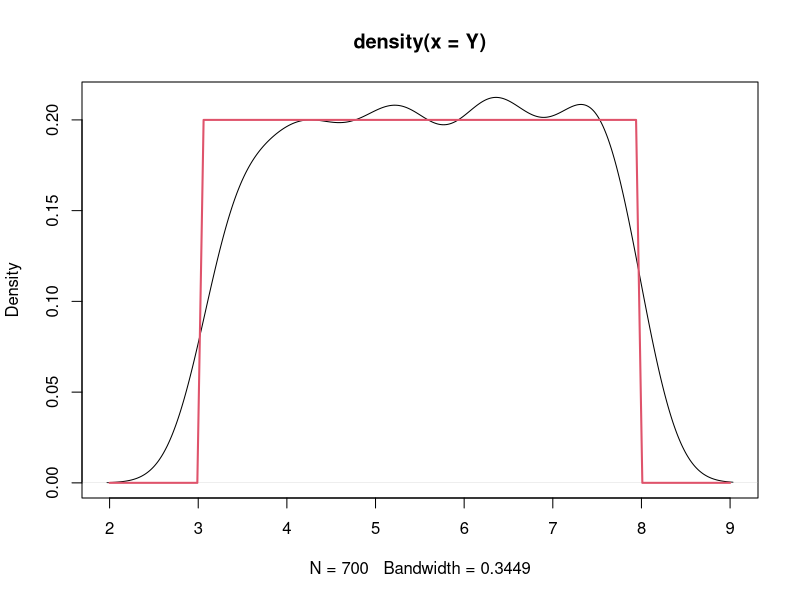
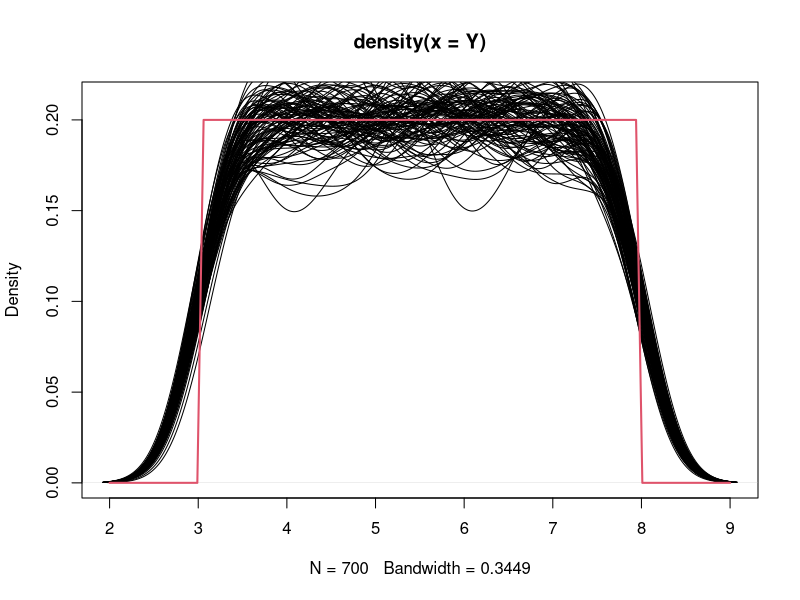
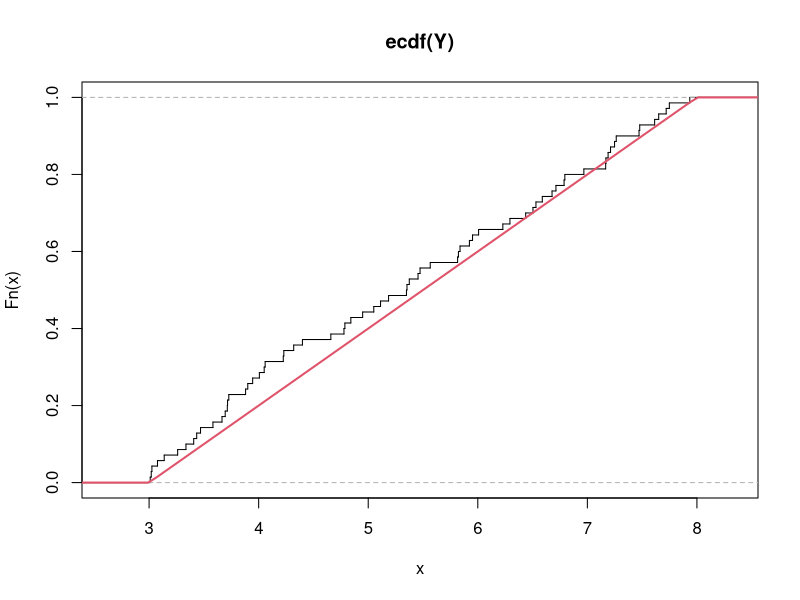
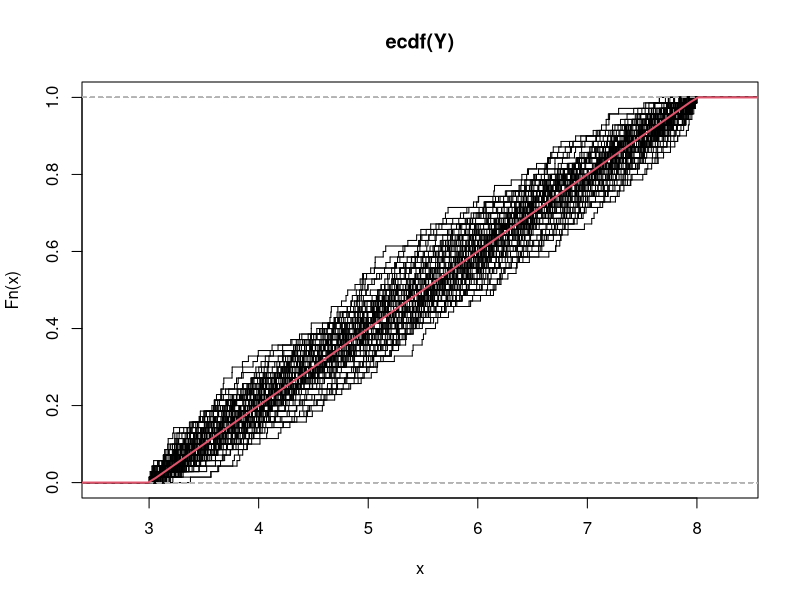

Here is the R script that generated these plots, in order:
#Kernel

#Distribución uniforme

tamano_muestral <- 700
a <- 3 #Mínimo poblacional
b <- 8 #Máximo poblacional
iteraciones <- 100

x <- seq(2,9, length.out = 100)

Y <- runif(tamano_muestral, a, b)

#Estimador Kernel

estimador_kernel <- density(Y)
plot(estimador_kernel)
lines(x, dunif(x,a,b), col=2, lwd=2) #Densidad teórica

#Simulación

plot(estimador_kernel)

for(i in seq_len(iteraciones)){
  Y <- runif(tamano_muestral, a, b)
  estimador_kernel <- density(Y)
  estimador_kernel <- density(Y)
  lines(estimador_kernel) #Para graficar encima y no hacer un gráfico nuevo
}
lines(x, dunif(x,a,b), col=2, lwd=2)

##El estimador Kernel es un estimador sesgado.

#---------------------------------------------------
#ECDF - Función de densidad acumulada empírica

#Distribución uniforme
tamano_muestral <- 70
a <- 3 #Mínimo poblacional
b <- 8 #Máximo poblacional
iteraciones <- 100

x <- seq(2,9, length.out = 100)

Y <- runif(tamano_muestral, a, b)

estimador_ecdf <- ecdf(Y)
plot(estimador_ecdf, pch="", verticals=TRUE)
lines(x, punif(x,a,b), col=2, lwd=2) #Densidad acumulada teórica

#Simulación
plot(estimador_ecdf, pch="", verticals=TRUE)

for(i in seq_len(iteraciones)){
  Y <- runif(tamano_muestral, a, b)
  estimador_ecdf <- ecdf(Y)
  estimador_ecdf <- ecdf(Y)
  lines(estimador_ecdf, pch="", verticals=TRUE) #Para graficar encima y no hacer un gráfico nuevo
}
lines(x, punif(x,a,b), col=2, lwd=2)

#El estimador ECDF es insesgado, ya que el parámetro siempre está dentro de la estimación
